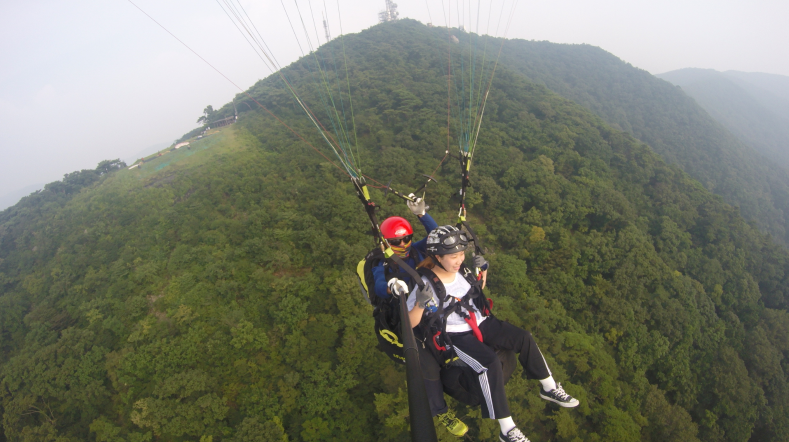
#> input picture rpi5-src/opencv/img_1.png, 1577 x 884 px (shown at 1/2 size)
$ python cv4_2.py
#> lines starting #> are read from the running program, lines starting #| are printed output that depends on the picture
import cv2

img = cv2.imread("./img_1.png", cv2.IMREAD_COLOR)
#> img is the input picture: shape (884, 1577, 3); mean B, G, R 106.9, 121.1, 118.4

if img is not None:
    gray = cv2.cvtColor(img, cv2.COLOR_BGR2GRAY)  # 이미지를 회색조로 변경
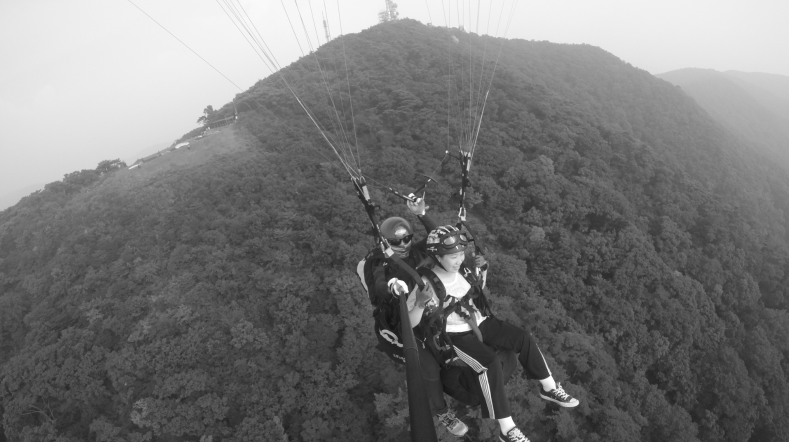
#> gray: shape (884, 1577) (shown at 1/2 size); min 17, max 255, mean 118.6

    img_resize = cv2.resize(img, (960, 540))  # 이미지 사이즈 변경
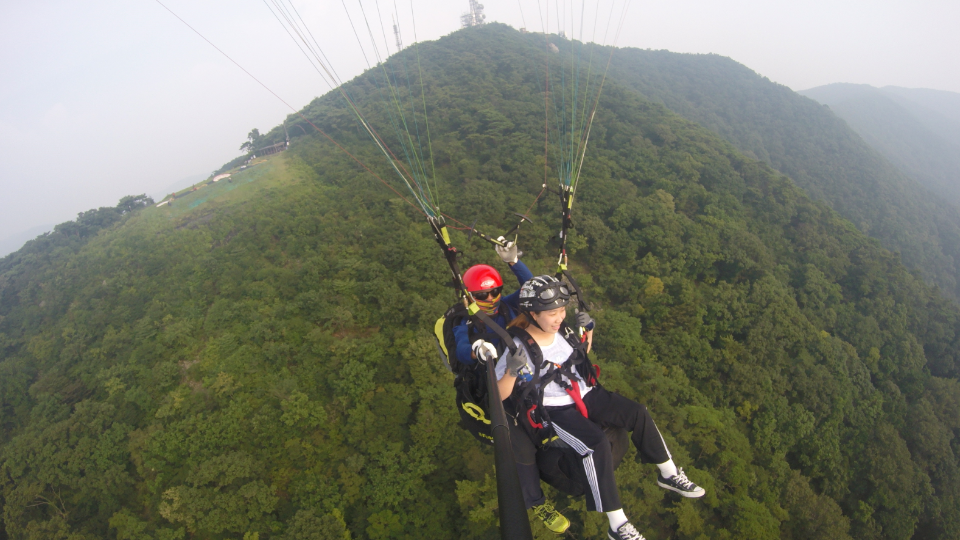
#> img_resize: shape (540, 960, 3); mean B, G, R 106.7, 120.9, 118.3
    gray_resize = cv2.resize(gray, (960, 540))  # 이미지 사이즈 변경
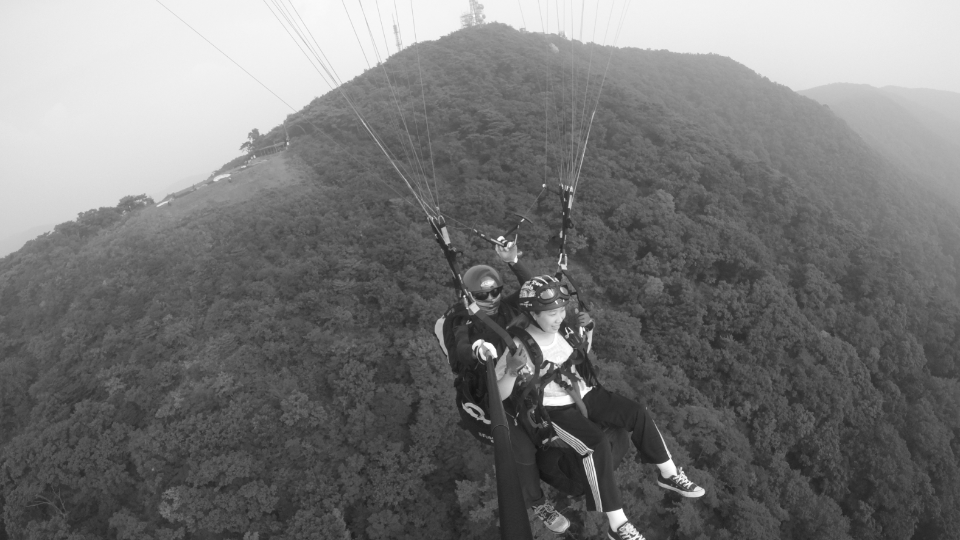
#> gray_resize: shape (540, 960); min 18, max 255, mean 118.5

    cv2.imshow("img_resize", img_resize)
    cv2.imshow("gray_resize", gray_resize)
    cv2.waitKey(0)
    cv2.destroyAllWindows()
else:
    print("Image file not found")
